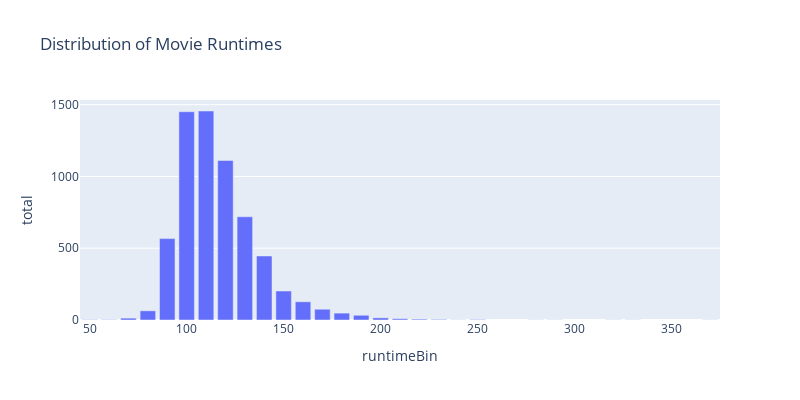

Notebook code cell kept with this figure:
### Markdown cell above
<br><br>

Let us take a look at the current distribution of movie runtimes.

### Code cell
# Run the cell below; no further action is needed
px.bar(query_q4.DataFrame(), x="runtimeBin", y="total", title="Distribution of Movie Runtimes", width = 800, height = 400)

### Figure 1 — Plotly figure (JSON) as saved in the notebook; plotly's stock layout.template omitted (floating-point values rounded to 4 significant figures)
{"data": [{"alignmentgroup": "True", "hovertemplate": "runtimeBin=%{x}<br>total=%{y}<extra></extra>", "legendgroup": "", "marker": {"color": "#636efa", "pattern": {"shape": ""}}, "name": "", "offsetgroup": "", "orientation": "v", "showlegend": false, "textposition": "auto", "type": "bar", "x": [50, 60, 70, 80, 90, 100, 110, 120, 130, 140, 150, 160, 170, 180, 190, 200, 210, 220, 230, 240, 250, 280, 290, 320, 330, 370], "xaxis": "x", "y": [2, 2, 13, 64, 567, 1451, 1456, 1111, 719, 446, 202, 127, 75, 48, 33, 15, 9, 6, 4, 1, 3, 1, 1, 1, 1, 1], "yaxis": "y"}], "layout": {"barmode": "relative", "height": 400, "legend": {"tracegroupgap": 0}, "title": {"text": "Distribution of Movie Runtimes"}, "width": 800, "xaxis": {"anchor": "y", "domain": [0, 1], "title": {"text": "runtimeBin"}}, "yaxis": {"anchor": "x", "domain": [0, 1], "title": {"text": "total"}}}}
